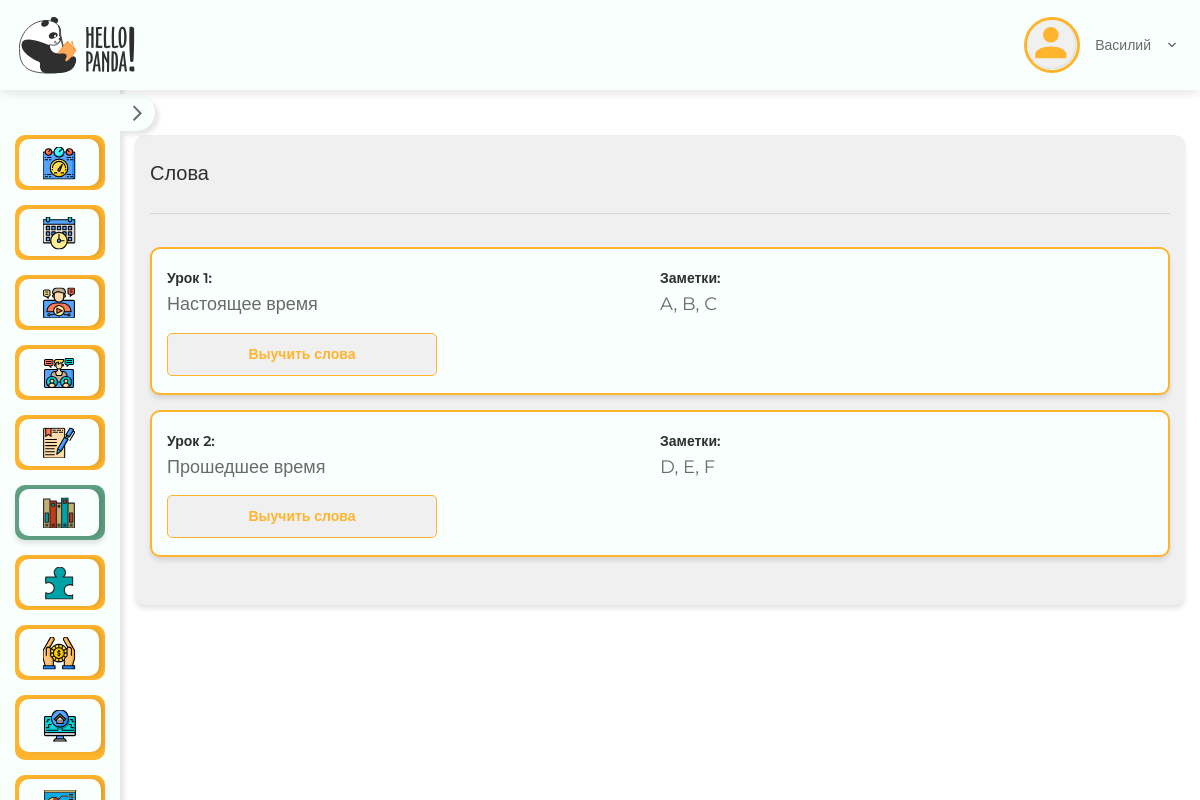
Page /lk/vocabulary/ (signed in) on the committed database.
### course/models.py (models this page shows, shortened)
class PaidCourseLesson(CommonId):
    finished = models.BooleanField(default=False, verbose_name='завершен')
    test_result = models.FloatField(default=0, verbose_name='результат по тесту')
    word_result = models.FloatField(default=0, verbose_name='результат по словам')
    game_result = models.FloatField(default=0, verbose_name='результат по игре')
    note = models.TextField(default='', blank=True, verbose_name='заметки')
    paid_course = models.ForeignKey(PaidCourse, on_delete=models.PROTECT, related_name='paid_course_lessons', verbose_name='оплаченный курс')
    course_lesson = models.ForeignKey(CourseLesson, null=True, blank=True, on_delete=models.PROTECT, related_name='paid_course_lessons', verbose_name='курс <-> урок')
    lesson = models.ForeignKey(Lesson, on_delete=models.PROTECT, verbose_name='урок')
    class Meta:
        verbose_name = 'оплаченный курс <-> урок'
        verbose_name_plural = '04 | Оплаченные курсы <-> уроки'

class CourseLesson(CommonId):
    number = models.PositiveSmallIntegerField(verbose_name='номер урока')
    course = models.ForeignKey(Course, on_delete=models.PROTECT, verbose_name='курс')
    lesson = models.ForeignKey(Lesson, on_delete=models.PROTECT, verbose_name='урок')
    class Meta:
        verbose_name = 'курс <-> урок'
        verbose_name_plural = '02 | Курсы <-> уроки'
        ordering = ('number', )

### lesson/models/__init__.py (models this page shows, shortened)
class Lesson(CommonFields):
    tests = models.ManyToManyField(
        Test,
        blank=True,
        related_name='lessons',
        verbose_name='тесты',
    )
    homework_tests = models.ManyToManyField(
        Test,
        blank=True,
        related_name='homework_lessons',
        verbose_name='тесты (ДЗ)',
    )
    words = models.ManyToManyField(
        Word,
        blank=True,
        related_name='lessons',
        verbose_name='слова',
    )
    homework_words = models.ManyToManyField(
        Word,
        blank=True,
        related_name='homework_lessons',
        verbose_name='слова (ДЗ)',
    )
    articles = models.ManyToManyField(Article, blank=True, verbose_name='статьи')
    books = models.ManyToManyField(Book, blank=True, verbose_name='книги')
    class Meta:
        verbose_name = 'урок'
        verbose_name_plural = '01 | Уроки'

### course/views.py (the view)
# urls.py: path('vocabulary/', VocabularyListView.as_view(), name='vocabulary_list'),
class VocabularyListView(LoginRequiredMixin, ListView):
    model = PaidCourse
    template_name = 'private/vocabulary_list.html'
    def get_queryset(self):
        return super().get_queryset().filter(get_user_context(self))

### course/templatetags/course_extras.py (called while the page is built)
@register.filter
def string_lines_to_list(string: str):
    try:
        return (line.strip() for line in string.splitlines() )
    except IndexError:
        return ''

### course/views.py (called while the page is built)
def get_user_context(obj, is_filter=True):
    user = obj.request.user
    if is_filter:
        return Q(teacher__user=user) if user.is_staff else Q(student__user=user)
    else:
        return user.teacher if user.is_staff else user.student

### templates/private/vocabulary_list.html (shortened to what this page needs)
{% extends './_base.html' %}
{% load static course_extras %}
{% block content %}
  <div class="personalArea-content">
    <div class="personalArea-block">
      <div class="personalArea-block__top">
        <span class="personalArea-block__title">Слова</span>
        <div class="personalArea-block__top-b"></div>
      </div>
      <div class="notes vocabulary">
        {% for paid_course in object_list %}
          {% for paid_course_lesson in paid_course.paid_course_lessons.all %}
            <div class="notes-row">
              <div class="notes-col">
                <div class="notes-col__block">
                  <span class="notes-subtitle">Урок {{ paid_course_lesson.course_lesson.number }}:</span>
                  <p>{{ paid_course_lesson.lesson.title }}</p>
                </div>
                <a href="{% url 'private_side:vocabulary_detail' paid_course_lesson.pk %}" class="notes-button">Выучить слова</a>
              </div>
              <div class="notes-col">
                <span class="notes-subtitle">Заметки:</span>
                <ul>
                  {% for note in paid_course_lesson.note|string_lines_to_list %}
                    <li>{{ note }}</li>
                  {% endfor %}
                </ul>
              </div>
            </div>
          {% endfor %}
        {% endfor %}
      </div>
    </div>
  </div>
{% endblock %}

### templates/private/components/header.html (shortened to what this page needs)
{% load static %}
<header class="header header-second">
  <div class="wrapper">
    <div class="header-logo">
      <a href="{% url 'public_side:index' %}">
        <img src="{% static 'img/logo.svg' %}" alt="">
      </a>
    </div>
    <div class="header-lk">
      <div class="header-user">
        <div class="header-user__top">
          <div class="header-user__img">
            <img src="{% static 'img/videoCall-user.svg' %}" alt="">
          </div>
          <span class="header-user__name">{{ user.first_name }}</span>
          <span class="header-user__arrow">
          </span>
        </div>
      </div>
    </div>
  </div>
</header>

### rows in the picture
PaidCourseLesson: course_lesson.number "1", lesson "Настоящее время", note "A, B, C"
PaidCourseLesson: course_lesson.number "2", lesson "Прошедшее время", note "D, E, F"

### other values in the picture
{{ user.first_name }} "Василий"
